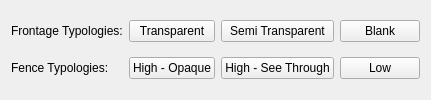
          <widget class="QWidget" name="tab_4">
           <attribute name="title">
            <string>Selection Update</string>
           </attribute>
           <layout class="QGridLayout" name="gridLayout_5">
            <item row="0" column="1">
             <widget class="QPushButton" name="pushButton_l">
              <property name="text">
               <string>Transparent</string>
              </property>
             </widget>
            </item>
            <item row="0" column="0">
             <widget class="QLabel" name="label_7">
              <property name="sizePolicy">
               <sizepolicy hsizetype="Maximum" vsizetype="Maximum">
                <horstretch>0</horstretch>
                <verstretch>0</verstretch>
               </sizepolicy>
              </property>
              <property name="text">
               <string>Frontage Typologies:</string>
              </property>
             </widget>
            </item>
            <item row="0" column="3">
             <widget class="QPushButton" name="pushButton_n">
              <property name="text">
               <string>Blank</string>
              </property>
             </widget>
            </item>
            <item row="0" column="2">
             <widget class="QPushButton" name="pushButton_m">
              <property name="text">
               <string>Semi Transparent</string>
              </property>
             </widget>
            </item>
            <item row="1" column="0">
             <widget class="QLabel" name="label_8">
              <property name="sizePolicy">
               <sizepolicy hsizetype="Maximum" vsizetype="Maximum">
                <horstretch>0</horstretch>
                <verstretch>0</verstretch>
               </sizepolicy>
              </property>
              <property name="text">
               <string>Fence Typologies:</string>
              </property>
             </widget>
            </item>
            <item row="1" column="1">
             <widget class="QPushButton" name="pushButton_o">
              <property name="text">
               <string>High - Opaque</string>
              </property>
             </widget>
            </item>
            <item row="1" column="2">
             <widget class="QPushButton" name="pushButton_p">
              <property name="text">
               <string>High - See Through</string>
              </property>
             </widget>
            </item>
            <item row="1" column="3">
             <widget class="QPushButton" name="pushButton_q">
              <property name="text">
               <string>Low</string>
              </property>
             </widget>
            </item>
           </layout>
          </widget>
